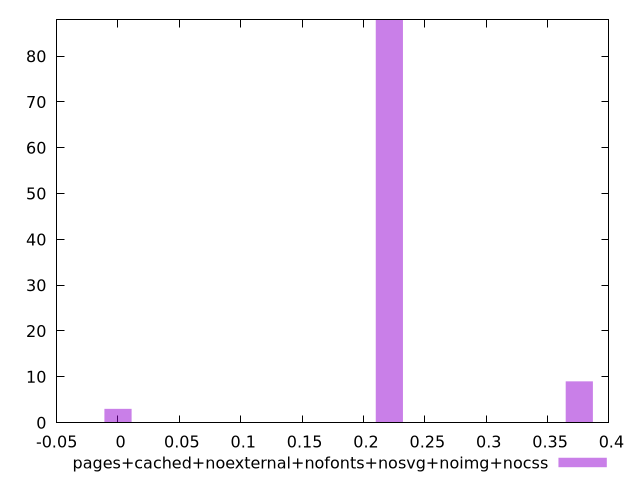

Reproduce this figure in gnuplot.
$_pagesCachedNoexternalNofontsNosvgNoimgNocss <<EOF
0.2211165207585922 88
0.3758980852896068 9
0 3
EOF
set key outside below
set terminal pngcairo
set output "report_00005_2020-11-02T22-26-11.212Z/cumulative-layout-shift/pages+cached+noexternal+nofonts+nosvg+noimg+nocss//raw_hist.png"
set yrange [0:88]
set boxwidth 0.02211165207585922
set style fill transparent solid 0.5 noborder
plot $_pagesCachedNoexternalNofontsNosvgNoimgNocss title "pages+cached+noexternal+nofonts+nosvg+noimg+nocss" with boxes ,
